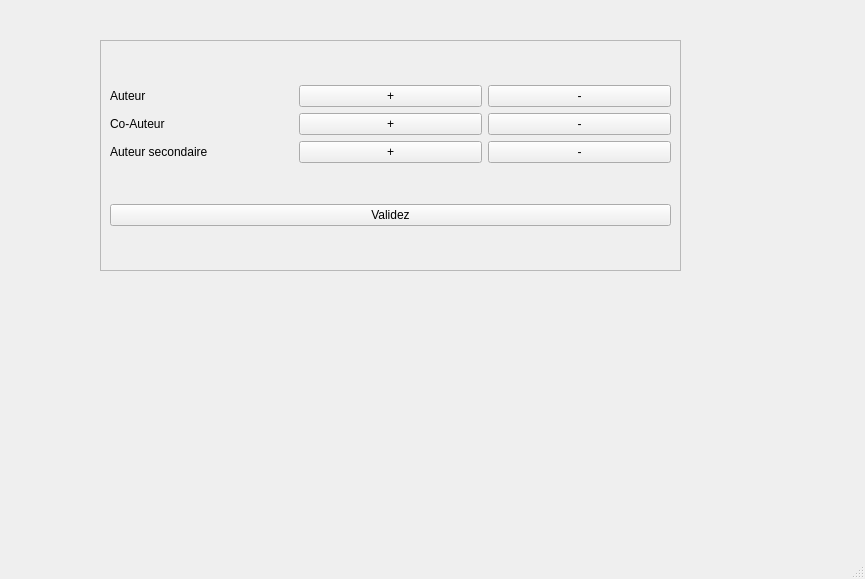
<?xml version="1.0" encoding="UTF-8"?>
<ui version="4.0">
 <class>MainWindow</class>
 <widget class="QMainWindow" name="MainWindow">
  <property name="geometry">
   <rect>
    <x>0</x>
    <y>0</y>
    <width>865</width>
    <height>579</height>
   </rect>
  </property>
  <property name="windowTitle">
   <string>MainWindow</string>
  </property>
  <widget class="QWidget" name="centralwidget">
   <widget class="QFrame" name="frame">
    <property name="geometry">
     <rect>
      <x>100</x>
      <y>40</y>
      <width>581</width>
      <height>231</height>
     </rect>
    </property>
    <property name="frameShape">
     <enum>QFrame::Shape::StyledPanel</enum>
    </property>
    <property name="frameShadow">
     <enum>QFrame::Shadow::Raised</enum>
    </property>
    <layout class="QVBoxLayout" name="verticalLayout">
     <item>
      <layout class="QGridLayout" name="gridLayout">
       <item row="0" column="3">
        <widget class="QPushButton" name="AuteurMoins">
         <property name="text">
          <string>-</string>
         </property>
        </widget>
       </item>
       <item row="0" column="1">
        <layout class="QFormLayout" name="formLayoutAuteur"/>
       </item>
       <item row="2" column="0">
        <widget class="QLabel" name="Secondaire">
         <property name="text">
          <string>Auteur secondaire</string>
         </property>
        </widget>
       </item>
       <item row="0" column="0">
        <widget class="QLabel" name="Auteur">
         <property name="text">
          <string>Auteur</string>
         </property>
        </widget>
       </item>
       <item row="1" column="0">
        <widget class="QLabel" name="CoAuteur">
         <property name="text">
          <string>Co-Auteur</string>
         </property>
        </widget>
       </item>
       <item row="0" column="2">
        <widget class="QPushButton" name="AuteurPlus">
         <property name="text">
          <string>+</string>
         </property>
        </widget>
       </item>
       <item row="1" column="1">
        <layout class="QFormLayout" name="formLayoutCoAuteur"/>
       </item>
       <item row="2" column="1">
        <layout class="QFormLayout" name="formLayoutAuteurSecondaire"/>
       </item>
       <item row="1" column="2">
        <widget class="QPushButton" name="CoAuteurPlus">
         <property name="text">
          <string>+</string>
         </property>
        </widget>
       </item>
       <item row="2" column="2">
        <widget class="QPushButton" name="SecondairePlus">
         <property name="text">
          <string>+</string>
         </property>
        </widget>
       </item>
       <item row="1" column="3">
        <widget class="QPushButton" name="CoAuteurMoins">
         <property name="text">
          <string>-</string>
         </property>
        </widget>
       </item>
       <item row="2" column="3">
        <widget class="QPushButton" name="SecondaireMoins">
         <property name="text">
          <string>-</string>
         </property>
        </widget>
       </item>
      </layout>
     </item>
     <item>
      <widget class="QPushButton" name="Validez">
       <property name="text">
        <string>Validez</string>
       </property>
      </widget>
     </item>
    </layout>
   </widget>
  </widget>
  <widget class="QMenuBar" name="menubar">
   <property name="geometry">
    <rect>
     <x>0</x>
     <y>0</y>
     <width>865</width>
     <height>33</height>
    </rect>
   </property>
  </widget>
  <widget class="QStatusBar" name="statusbar"/>
 </widget>
 <resources/>
 <connections/>
</ui>
